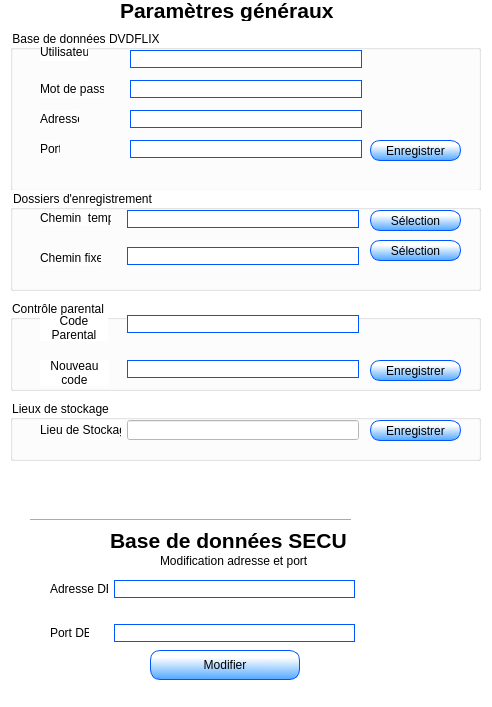
<?xml version="1.0" encoding="UTF-8"?>
<ui version="4.0">
 <class>C_options</class>
 <widget class="QDialog" name="C_options">
  <property name="enabled">
   <bool>true</bool>
  </property>
  <property name="geometry">
   <rect>
    <x>0</x>
    <y>0</y>
    <width>492</width>
    <height>707</height>
   </rect>
  </property>
  <property name="minimumSize">
   <size>
    <width>492</width>
    <height>707</height>
   </size>
  </property>
  <property name="maximumSize">
   <size>
    <width>492</width>
    <height>707</height>
   </size>
  </property>
  <property name="windowTitle">
   <string>Options</string>
  </property>
  <property name="styleSheet">
   <string notr="true">background-color: rgb(255, 255, 255);</string>
  </property>
  <widget class="QLabel" name="error_list">
   <property name="geometry">
    <rect>
     <x>90</x>
     <y>470</y>
     <width>191</width>
     <height>31</height>
    </rect>
   </property>
   <property name="text">
    <string/>
   </property>
  </widget>
  <widget class="QLabel" name="label_9">
   <property name="geometry">
    <rect>
     <x>160</x>
     <y>550</y>
     <width>201</width>
     <height>21</height>
    </rect>
   </property>
   <property name="text">
    <string>Modification adresse et port </string>
   </property>
  </widget>
  <widget class="QLabel" name="label_6">
   <property name="geometry">
    <rect>
     <x>110</x>
     <y>530</y>
     <width>271</width>
     <height>21</height>
    </rect>
   </property>
   <property name="font">
    <font>
     <pointsize>16</pointsize>
     <weight>75</weight>
     <bold>true</bold>
    </font>
   </property>
   <property name="text">
    <string>Base de données SECU</string>
   </property>
  </widget>
  <widget class="Line" name="line">
   <property name="geometry">
    <rect>
     <x>30</x>
     <y>510</y>
     <width>321</width>
     <height>20</height>
    </rect>
   </property>
   <property name="orientation">
    <enum>Qt::Horizontal</enum>
   </property>
  </widget>
  <widget class="QLabel" name="label_10">
   <property name="geometry">
    <rect>
     <x>120</x>
     <y>0</y>
     <width>271</width>
     <height>21</height>
    </rect>
   </property>
   <property name="font">
    <font>
     <pointsize>16</pointsize>
     <weight>75</weight>
     <bold>true</bold>
    </font>
   </property>
   <property name="text">
    <string>Paramètres généraux</string>
   </property>
  </widget>
  <widget class="QPushButton" name="pushButton">
   <property name="geometry">
    <rect>
     <x>370</x>
     <y>420</y>
     <width>91</width>
     <height>21</height>
    </rect>
   </property>
   <property name="maximumSize">
    <size>
     <width>150</width>
     <height>30</height>
    </size>
   </property>
   <property name="styleSheet">
    <string notr="true">background-color: qlineargradient(spread:pad, x1:0.482412, y1:0.983, x2:0.493025, y2:0.239, stop:0 rgba(85, 170, 255, 255), stop:1 rgba(255, 255, 255, 255));
border-color: rgb(0, 85, 255);
border-radius: 10px;
border-width: 1px;
border-style: solid;</string>
   </property>
   <property name="text">
    <string>Enregistrer</string>
   </property>
  </widget>
  <widget class="QLabel" name="label_5">
   <property name="geometry">
    <rect>
     <x>40</x>
     <y>315</y>
     <width>68</width>
     <height>26</height>
    </rect>
   </property>
   <property name="text">
    <string>Code Parental  actuel</string>
   </property>
   <property name="alignment">
    <set>Qt::AlignCenter</set>
   </property>
   <property name="wordWrap">
    <bool>true</bool>
   </property>
  </widget>
  <widget class="QLineEdit" name="txt_lieuStockage">
   <property name="geometry">
    <rect>
     <x>127</x>
     <y>420</y>
     <width>232</width>
     <height>20</height>
    </rect>
   </property>
  </widget>
  <widget class="QLineEdit" name="txt_nCode">
   <property name="geometry">
    <rect>
     <x>127</x>
     <y>360</y>
     <width>232</width>
     <height>18</height>
    </rect>
   </property>
   <property name="styleSheet">
    <string notr="true">border-color: rgb(0, 85, 255);
border-radius:15px;
border-width: 1px;
border-style: solid;</string>
   </property>
  </widget>
  <widget class="QLabel" name="label">
   <property name="geometry">
    <rect>
     <x>40</x>
     <y>43</y>
     <width>48</width>
     <height>18</height>
    </rect>
   </property>
   <property name="text">
    <string>Utilisateur</string>
   </property>
  </widget>
  <widget class="QLineEdit" name="txt_tempo">
   <property name="geometry">
    <rect>
     <x>127</x>
     <y>210</y>
     <width>232</width>
     <height>18</height>
    </rect>
   </property>
   <property name="styleSheet">
    <string notr="true">border-color: rgb(0, 85, 255);
border-radius:15px;
border-width: 1px;
border-style: solid;</string>
   </property>
   <property name="text">
    <string/>
   </property>
   <property name="readOnly">
    <bool>true</bool>
   </property>
  </widget>
  <widget class="QLabel" name="label_11">
   <property name="geometry">
    <rect>
     <x>40</x>
     <y>360</y>
     <width>69</width>
     <height>26</height>
    </rect>
   </property>
   <property name="text">
    <string>Nouveau code parental</string>
   </property>
   <property name="alignment">
    <set>Qt::AlignCenter</set>
   </property>
   <property name="wordWrap">
    <bool>true</bool>
   </property>
  </widget>
  <widget class="QLabel" name="label_12">
   <property name="geometry">
    <rect>
     <x>40</x>
     <y>420</y>
     <width>81</width>
     <height>20</height>
    </rect>
   </property>
   <property name="text">
    <string>Lieu de Stockage</string>
   </property>
  </widget>
  <widget class="QLineEdit" name="txt_code">
   <property name="geometry">
    <rect>
     <x>127</x>
     <y>315</y>
     <width>232</width>
     <height>18</height>
    </rect>
   </property>
   <property name="styleSheet">
    <string notr="true">border-color: rgb(0, 85, 255);
border-radius:15px;
border-width: 1px;
border-style: solid;</string>
   </property>
   <property name="inputMask">
    <string/>
   </property>
   <property name="text">
    <string/>
   </property>
   <property name="maxLength">
    <number>4</number>
   </property>
   <property name="frame">
    <bool>true</bool>
   </property>
   <property name="echoMode">
    <enum>QLineEdit::Password</enum>
   </property>
  </widget>
  <widget class="QLineEdit" name="txt_fixe">
   <property name="geometry">
    <rect>
     <x>127</x>
     <y>247</y>
     <width>232</width>
     <height>18</height>
    </rect>
   </property>
   <property name="styleSheet">
    <string notr="true">border-color: rgb(0, 85, 255);
border-radius:15px;
border-width: 1px;
border-style: solid;</string>
   </property>
   <property name="text">
    <string/>
   </property>
   <property name="readOnly">
    <bool>true</bool>
   </property>
  </widget>
  <widget class="QPushButton" name="pushButton_cheminTempo">
   <property name="geometry">
    <rect>
     <x>370</x>
     <y>210</y>
     <width>91</width>
     <height>21</height>
    </rect>
   </property>
   <property name="styleSheet">
    <string notr="true">background-color: qlineargradient(spread:pad, x1:0.482412, y1:0.983, x2:0.493025, y2:0.239, stop:0 rgba(85, 170, 255, 255), stop:1 rgba(255, 255, 255, 255));
border-color: rgb(0, 85, 255);
border-radius: 10px;
border-width: 1px;
border-style: solid;</string>
   </property>
   <property name="text">
    <string>Sélection</string>
   </property>
  </widget>
  <widget class="QLabel" name="label_2">
   <property name="geometry">
    <rect>
     <x>40</x>
     <y>80</y>
     <width>64</width>
     <height>18</height>
    </rect>
   </property>
   <property name="text">
    <string>Mot de passe</string>
   </property>
  </widget>
  <widget class="QGroupBox" name="groupBox">
   <property name="geometry">
    <rect>
     <x>10</x>
     <y>300</y>
     <width>471</width>
     <height>91</height>
    </rect>
   </property>
   <property name="title">
    <string>Contrôle parental</string>
   </property>
   <widget class="QPushButton" name="btn_enr_CP">
    <property name="geometry">
     <rect>
      <x>360</x>
      <y>60</y>
      <width>91</width>
      <height>21</height>
     </rect>
    </property>
    <property name="maximumSize">
     <size>
      <width>150</width>
      <height>30</height>
     </size>
    </property>
    <property name="styleSheet">
     <string notr="true">background-color: qlineargradient(spread:pad, x1:0.482412, y1:0.983, x2:0.493025, y2:0.239, stop:0 rgba(85, 170, 255, 255), stop:1 rgba(255, 255, 255, 255));
border-color: rgb(0, 85, 255);
border-radius: 10px;
border-width: 1px;
border-style: solid;</string>
    </property>
    <property name="text">
     <string>Enregistrer</string>
    </property>
   </widget>
  </widget>
  <widget class="QLabel" name="label_13">
   <property name="geometry">
    <rect>
     <x>40</x>
     <y>210</y>
     <width>71</width>
     <height>16</height>
    </rect>
   </property>
   <property name="text">
    <string>Chemin  tempo</string>
   </property>
  </widget>
  <widget class="QLabel" name="label_14">
   <property name="geometry">
    <rect>
     <x>40</x>
     <y>250</y>
     <width>61</width>
     <height>16</height>
    </rect>
   </property>
   <property name="text">
    <string>Chemin fixe</string>
   </property>
  </widget>
  <widget class="QGroupBox" name="groupBox_2">
   <property name="geometry">
    <rect>
     <x>10</x>
     <y>400</y>
     <width>471</width>
     <height>61</height>
    </rect>
   </property>
   <property name="title">
    <string>Lieux de stockage</string>
   </property>
  </widget>
  <widget class="QGroupBox" name="groupBox_3">
   <property name="geometry">
    <rect>
     <x>10</x>
     <y>190</y>
     <width>471</width>
     <height>101</height>
    </rect>
   </property>
   <property name="title">
    <string>Dossiers d'enregistrement</string>
   </property>
   <widget class="QPushButton" name="pushButton_cheminFixe">
    <property name="geometry">
     <rect>
      <x>360</x>
      <y>50</y>
      <width>91</width>
      <height>21</height>
     </rect>
    </property>
    <property name="styleSheet">
     <string notr="true">background-color: qlineargradient(spread:pad, x1:0.482412, y1:0.983, x2:0.493025, y2:0.239, stop:0 rgba(85, 170, 255, 255), stop:1 rgba(255, 255, 255, 255));
border-color: rgb(0, 85, 255);
border-radius: 10px;
border-width: 1px;
border-style: solid;</string>
    </property>
    <property name="text">
     <string>Sélection</string>
    </property>
   </widget>
  </widget>
  <widget class="QGroupBox" name="groupBox_4">
   <property name="geometry">
    <rect>
     <x>10</x>
     <y>30</y>
     <width>471</width>
     <height>161</height>
    </rect>
   </property>
   <property name="title">
    <string>Base de données DVDFLIX</string>
   </property>
   <widget class="QPushButton" name="btn_enr_BD_dvd">
    <property name="geometry">
     <rect>
      <x>360</x>
      <y>110</y>
      <width>91</width>
      <height>21</height>
     </rect>
    </property>
    <property name="maximumSize">
     <size>
      <width>150</width>
      <height>30</height>
     </size>
    </property>
    <property name="styleSheet">
     <string notr="true">background-color: qlineargradient(spread:pad, x1:0.482412, y1:0.983, x2:0.493025, y2:0.239, stop:0 rgba(85, 170, 255, 255), stop:1 rgba(255, 255, 255, 255));
border-color: rgb(0, 85, 255);
border-radius: 10px;
border-width: 1px;
border-style: solid;</string>
    </property>
    <property name="text">
     <string>Enregistrer</string>
    </property>
   </widget>
   <widget class="QLineEdit" name="txt_adresse">
    <property name="geometry">
     <rect>
      <x>120</x>
      <y>80</y>
      <width>232</width>
      <height>18</height>
     </rect>
    </property>
    <property name="styleSheet">
     <string notr="true">border-color: rgb(0, 85, 255);
border-radius:15px;
border-width: 1px;
border-style: solid;</string>
    </property>
    <property name="text">
     <string/>
    </property>
   </widget>
   <widget class="QLineEdit" name="txt_port">
    <property name="geometry">
     <rect>
      <x>120</x>
      <y>110</y>
      <width>232</width>
      <height>18</height>
     </rect>
    </property>
    <property name="styleSheet">
     <string notr="true">border-color: rgb(0, 85, 255);
border-radius:15px;
border-width: 1px;
border-style: solid;</string>
    </property>
    <property name="text">
     <string/>
    </property>
   </widget>
   <widget class="QLineEdit" name="txt_mdp">
    <property name="geometry">
     <rect>
      <x>120</x>
      <y>50</y>
      <width>232</width>
      <height>18</height>
     </rect>
    </property>
    <property name="styleSheet">
     <string notr="true">border-color: rgb(0, 85, 255);
border-radius:15px;
border-width: 1px;
border-style: solid;</string>
    </property>
    <property name="text">
     <string/>
    </property>
   </widget>
   <widget class="QLineEdit" name="txt_utilisateur">
    <property name="geometry">
     <rect>
      <x>120</x>
      <y>20</y>
      <width>232</width>
      <height>18</height>
     </rect>
    </property>
    <property name="styleSheet">
     <string notr="true">border-color: rgb(0, 85, 255);
border-radius:15px;
border-width: 1px;
border-style: solid;</string>
    </property>
    <property name="text">
     <string/>
    </property>
   </widget>
   <widget class="QLabel" name="label_3">
    <property name="geometry">
     <rect>
      <x>30</x>
      <y>80</y>
      <width>39</width>
      <height>18</height>
     </rect>
    </property>
    <property name="text">
     <string>Adresse</string>
    </property>
   </widget>
   <widget class="QLabel" name="label_4">
    <property name="geometry">
     <rect>
      <x>30</x>
      <y>110</y>
      <width>20</width>
      <height>18</height>
     </rect>
    </property>
    <property name="text">
     <string>Port</string>
    </property>
   </widget>
  </widget>
  <widget class="QPushButton" name="pushButton_modifier">
   <property name="geometry">
    <rect>
     <x>150</x>
     <y>650</y>
     <width>150</width>
     <height>30</height>
    </rect>
   </property>
   <property name="maximumSize">
    <size>
     <width>150</width>
     <height>30</height>
    </size>
   </property>
   <property name="styleSheet">
    <string notr="true">background-color: qlineargradient(spread:pad, x1:0.482412, y1:0.983, x2:0.493025, y2:0.239, stop:0 rgba(85, 170, 255, 255), stop:1 rgba(255, 255, 255, 255));
border-color: rgb(0, 85, 255);
border-radius: 10px;
border-width: 1px;
border-style: solid;</string>
   </property>
   <property name="text">
    <string>Modifier</string>
   </property>
  </widget>
  <widget class="QLabel" name="label_8">
   <property name="geometry">
    <rect>
     <x>50</x>
     <y>624</y>
     <width>39</width>
     <height>18</height>
    </rect>
   </property>
   <property name="text">
    <string>Port DB </string>
   </property>
  </widget>
  <widget class="QLineEdit" name="txt_portDbSecu">
   <property name="geometry">
    <rect>
     <x>114</x>
     <y>624</y>
     <width>241</width>
     <height>18</height>
    </rect>
   </property>
   <property name="styleSheet">
    <string notr="true">border-color: rgb(0, 85, 255);
border-radius:15px;
border-width: 1px;
border-style: solid;</string>
   </property>
  </widget>
  <widget class="QLineEdit" name="txt_adrDbSecu">
   <property name="geometry">
    <rect>
     <x>114</x>
     <y>580</y>
     <width>241</width>
     <height>18</height>
    </rect>
   </property>
   <property name="styleSheet">
    <string notr="true">border-color: rgb(0, 85, 255);
border-radius:15px;
border-width: 1px;
border-style: solid;</string>
   </property>
  </widget>
  <widget class="QLabel" name="label_7">
   <property name="geometry">
    <rect>
     <x>50</x>
     <y>580</y>
     <width>58</width>
     <height>18</height>
    </rect>
   </property>
   <property name="text">
    <string>Adresse DB </string>
   </property>
  </widget>
  <zorder>groupBox_4</zorder>
  <zorder>groupBox_3</zorder>
  <zorder>groupBox_2</zorder>
  <zorder>groupBox</zorder>
  <zorder>error_list</zorder>
  <zorder>label_9</zorder>
  <zorder>label_6</zorder>
  <zorder>line</zorder>
  <zorder>label_10</zorder>
  <zorder>pushButton</zorder>
  <zorder>label_5</zorder>
  <zorder>txt_lieuStockage</zorder>
  <zorder>txt_nCode</zorder>
  <zorder>label</zorder>
  <zorder>txt_tempo</zorder>
  <zorder>label_11</zorder>
  <zorder>label_12</zorder>
  <zorder>txt_code</zorder>
  <zorder>txt_fixe</zorder>
  <zorder>pushButton_cheminTempo</zorder>
  <zorder>label_2</zorder>
  <zorder>label_13</zorder>
  <zorder>label_14</zorder>
  <zorder>pushButton_modifier</zorder>
  <zorder>label_8</zorder>
  <zorder>txt_portDbSecu</zorder>
  <zorder>txt_adrDbSecu</zorder>
  <zorder>label_7</zorder>
 </widget>
 <resources/>
 <connections/>
</ui>
